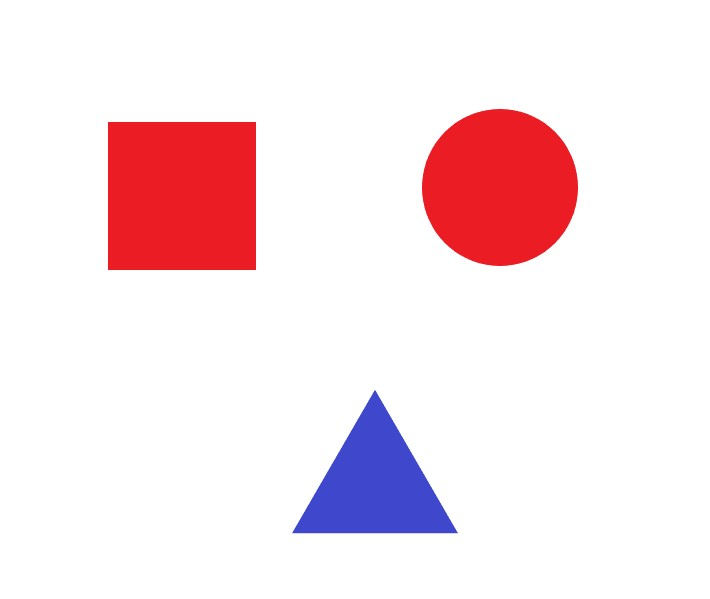
#> input picture opencv/images/target1.jpg, 710 x 599 px
$ python crane_demo_v1.1.py   (older library calls are emulated)
#> lines starting #> are read from the running program, lines starting #| are printed output that depends on the picture; after the words box and inside, x2 and y2 are one past the last pixel; in counts of white or black regions, pixels touching at a corner belong together
#> further down, src_im2 is the input picture: shape (599, 710, 3); mean B, G, R 232.3, 227.9, 247.6
import cv2 as cv
import numpy as np


def measure_object(src_im):
    src_gray = cv.cvtColor(src_im,cv.COLOR_BGR2GRAY)
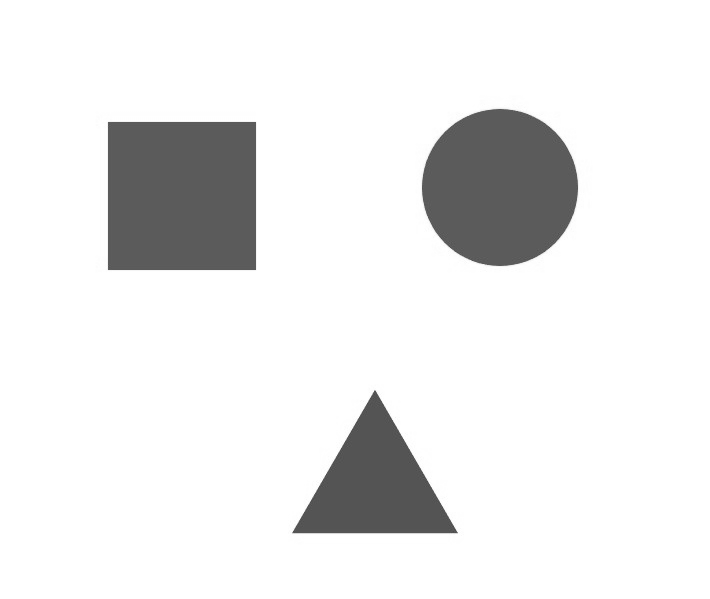
#> src_gray: shape (599, 710); min 68, max 255, mean 234.3
    cv.imshow("src_gray", src_gray)
    #ret, src_binary = cv.threshold(src_gray, 0, 255, cv.THRESH_BINARY_INV | cv.THRESH_OTSU)
    ret, src_binary = cv.threshold(src_gray, 0, 255, cv.THRESH_BINARY | cv.THRESH_OTSU)
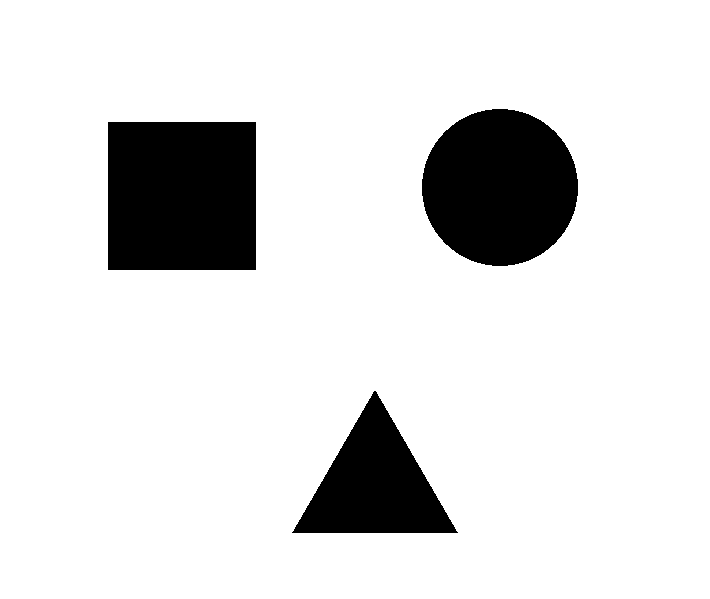
#> src_binary: shape (599, 710); 87.5% white; 3 black regions, box (x1, y1, x2, y2) and area: (108, 122, 256, 270) 21904, (422, 109, 578, 266) 19220, (292, 391, 458, 533) 11869
#> ret = 169
    cv.imshow("src_binary", src_binary)
    src_dst = cv.cvtColor(src_binary,cv.COLOR_GRAY2RGB)
    contours, heriachy = cv.findContours(src_binary, cv.RETR_EXTERNAL, cv.CHAIN_APPROX_SIMPLE)
#> contours = [[[0, 0], [0, 598], [709, 598], [709, 0]]]; heriachy = [[-1, -1, -1, -1]]
    for i, contour in enumerate(contours):
        area = cv.contourArea(contour)
        x,y,w,h =cv.boundingRect(contour)
        rate = min(w,h)/max(w,h)
        mm = cv.moments(contour)
        cx = mm['m10']/mm['m00']
        cy = mm['m01']/mm['m00']
        cv.circle(src_im,(np.int(cx),np.int(cy)),3,(0,255,255),-1)
        approxCurve = cv.approxPolyDP(contour,4,True)
        if approxCurve.shape[0] > 6 :
            cv.drawContours(src_im,contours,i,(255,0,255),2)
        if approxCurve.shape[0] == 4:
            cv.drawContours(src_im, contours, i, (0, 255, 255), 2)
        if approxCurve.shape[0] == 3:
            cv.drawContours(src_im, contours, i, (255, 255, 0), 2)
#> this loop made 1 pass
#> (area, x, y, w, h, rate, cx, cy) on pass 1: (423982, 0, 0, 710, 599, 0.844, 354.5, 299)
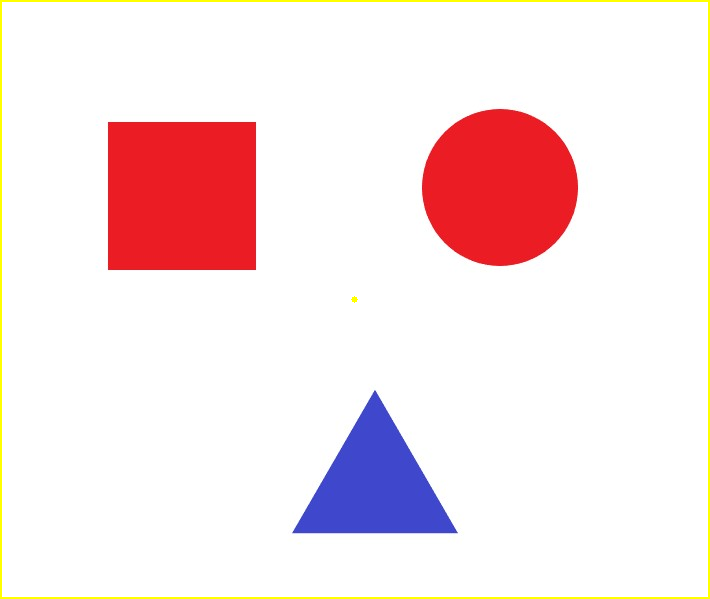
#> src_im: shape (599, 710, 3); 1.23% of pixels changed, all inside (x1, y1, x2, y2) = (0, 0, 710, 599)
    cv.imshow("out",src_im)

path_im2 = 'images/target1.jpg'
src_im2 = cv.imread(path_im2)
cv.imshow("src_im2",src_im2)
measure_object(src_im2)
cv.waitKey(0)
cv.destroyAllWindows()
